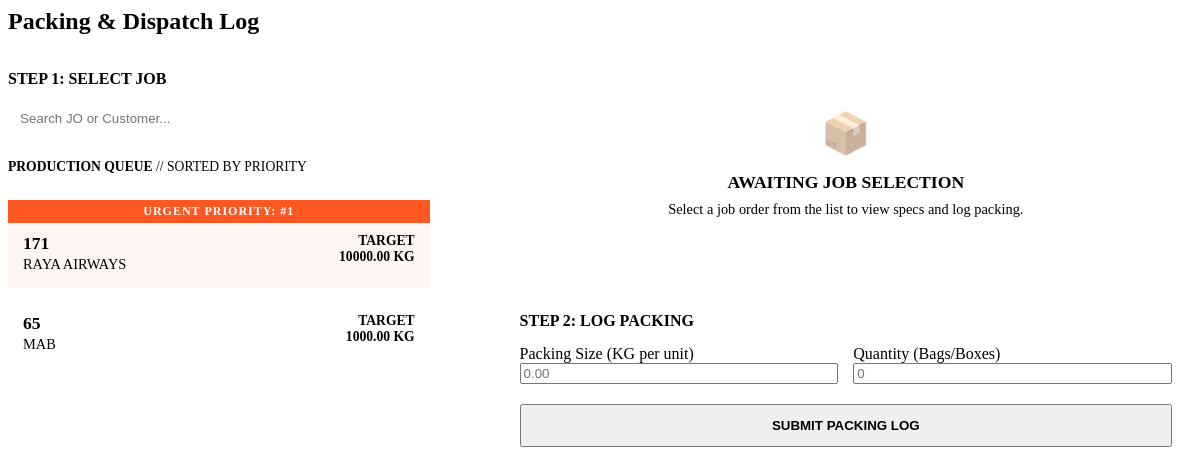
The page /get-packing/ (signed in) on the database its author committed.
### production/models.py (models this page shows, shortened)
class JobOrder(models.Model):
    jo_number = models.CharField(max_length=20, unique=True)
    customer = models.CharField(max_length=100)
    queue_position = models.PositiveIntegerField(
        default=100,
        help_text="Lower numbers run first (e.g., 1 is top priority). Use 100 for standard/un-queued jobs."
    )
    po_number = models.CharField(max_length=50, blank=True, default="-")
    target_delivery_date = models.DateField(null=True, blank=True)
    product_dimension = models.CharField(max_length=100, default="", help_text="e.g., 230 x 240 x 0.03")
    recipe = models.ForeignKey(Recipe, on_delete=models.SET_NULL, null=True, blank=True)
    printing_required = models.BooleanField(default=False)
    sealing_required = models.BooleanField(default=False)
    slitting_required = models.BooleanField(default=False)
    remarks = models.TextField(blank=True, default="-")
    wastage_buffer_percent = models.DecimalField(max_digits=5, decimal_places=2, default=10.00)
    order_quantity_kg = models.DecimalField(max_digits=10, decimal_places=2)
    total_est_material_kg = models.DecimalField(max_digits=10, decimal_places=2, editable=False, default=0)
    total_extrusion_wastage_kg = models.DecimalField(max_digits=10, decimal_places=2, default=Decimal('0.00'))
    total_cutting_wastage_kg = models.DecimalField(max_digits=10, decimal_places=2, default=0)
    total_extruded_kg = models.DecimalField(max_digits=10, decimal_places=2, default=0)
    total_cut_kg = models.DecimalField(max_digits=10, decimal_places=2, default=0)
    total_packed_kg = models.DecimalField(max_digits=10, decimal_places=2, default=0)
    total_shipped_kg = models.DecimalField(max_digits=10, decimal_places=2, default=0)
    is_completed = models.BooleanField(default=False, help_text="Mark as true when the entire order is finished.")
    class Meta:
        ordering = ['is_completed', 'queue_position', 'target_delivery_date']

### production/views.py (the view)
# urls.py: path('get-packing/', views.get_packing_form, name='get_packing'),
@login_required(login_url='login')
def get_packing_form(request):
    job_orders = JobOrder.objects.filter(
        is_completed=False,
        total_cut_kg__gt=F('total_packed_kg')
    ).order_by('queue_position', 'target_delivery_date', 'id')[:20]
    return render(request, 'production/partials/packing_form.html', {'job_orders': job_orders, 'dept': 'packing'})

### production/templates/production/partials/packing_form.html (shortened to what this page needs)
<div class="panel">
    <div class="panel-header" style="border-bottom: 2px solid var(--border-soft); padding-bottom: 15px; margin-bottom: 20px;">
        <h2 style="margin: 0; color: var(--text-primary);">Packing & Dispatch Log</h2>
    </div>
    <form hx-post="{% url 'submit_packing' %}" hx-target="#feedback-container" hx-disabled-elt="#packing-submit-btn">
        <div style="display: grid; grid-template-columns: 1fr 1.5fr; gap: 30px;">
            <div style="border-right: 2px solid var(--border-soft); padding-right: 30px;">
                <h3 style="margin-top: 0; color: var(--text-muted); font-size: 1rem; margin-bottom: 15px;">STEP 1: SELECT JOB</h3>
                <input type="text" name="q" placeholder="Search JO or Customer..."
                       hx-get="{% url 'search_jobs' %}?dept=packing"
                       hx-target="#packing-jo-list"
                       hx-trigger="keyup changed delay:300ms"
                       hx-params="q"
                       style="width: 100%; border: 1px solid var(--border-hard); padding: 8px 12px; border-radius: 4px; margin-bottom: 15px;">
                <div id="packing-jo-list" style="max-height: 450px; overflow-y: auto; border-top: 1px dashed var(--border-soft); padding-top: 10px;">
                    {% include 'production/partials/job_radio_list.html' %}
                </div>
            </div>
            <div>
                <div id="job-specs-container">
                    <div style="padding: 40px 20px; text-align: center; color: var(--text-muted); border: 2px dashed var(--border-soft); border-radius: var(--radius); margin-bottom: 20px;">
                        <div style="font-size: 2.5rem; margin-bottom: 15px; opacity: 0.5;">📦</div>
                        <p style="font-weight: bold; text-transform: uppercase; margin: 0; font-size: 1.1rem;">Awaiting Job Selection</p>
                        <p style="font-size: 0.9rem; color: var(--border-hard); margin-top: 8px;">Select a job order from the list to view specs and log packing.</p>
                    </div>
                </div>
                <div style="background: var(--bg-floor); padding: 20px; border-radius: var(--radius); border: 1px solid var(--border-soft);">
                    <h3 style="margin-top: 0; margin-bottom: 15px; font-size: 1rem; color: var(--text-muted);">STEP 2: LOG PACKING</h3>
                    <div style="display: grid; grid-template-columns: 1fr 1fr; gap: 15px;">
                        <div>
                            <label class="input-label">Packing Size (KG per unit)</label>
                            <input type="number" name="packing_size" step="0.01" min="0.01" required class="text-mono" placeholder="0.00" style="width: 100%;" value="{{ request.POST.packing_size|default:'' }}">
                        </div>
                        <div>
                            <label class="input-label">Quantity (Bags/Boxes)</label>
                            <input type="number" name="quantity" step="1" min="1" required class="text-mono" placeholder="0" style="width: 100%;" value="{{ request.POST.quantity|default:'' }}">
                        </div>
                    </div>
                    <button id="packing-submit-btn" type="submit" class="btn btn-primary" style="margin-top: 20px; width: 100%; padding: 12px; font-weight: bold;">SUBMIT PACKING LOG</button>
                </div>
            </div>
        </div>
    </form>
</div>

### production/templates/production/partials/job_radio_list.html (shortened to what this page needs)
<div style="max-height: 400px; overflow-y: auto; padding-right: 10px;">
    <div style="margin-bottom: 15px; padding-bottom: 10px; border-bottom: 1px dashed var(--border-soft); color: var(--text-muted); font-size: 0.85rem; text-transform: uppercase;">
        <strong>Production Queue</strong> // Sorted by Priority
    </div>
    {% for jo in job_orders %}
    <div>
        <label for="jo_{{ jo.id }}" class="radio-label {% if jo.queue_position <= 5 %}urgent-job{% endif %}">
            {% if jo.queue_position <= 5 %}
                <div style="background: #ff5722; color: white; padding: 4px 10px; font-size: 0.75rem; font-weight: bold; margin: -15px -15px 10px -15px; text-align: center; letter-spacing: 1px;">
                    URGENT PRIORITY: #{{ jo.queue_position }}
                </div>
            {% elif jo.queue_position < 100 %}
                <div style="background: var(--border-hard); color: white; padding: 4px 10px; font-size: 0.75rem; font-weight: bold; margin: -15px -15px 10px -15px; text-align: center; letter-spacing: 1px;">
                    QUEUE POSITION: #{{ jo.queue_position }}
                </div>
            {% endif %}
            <div style="display: flex; justify-content: space-between; align-items: flex-start;">
                <div>
                    <div style="font-weight: bold; font-size: 1.1rem; color: var(--text-primary);">{{ jo.jo_number }}</div>
                    <div style="color: var(--text-muted); font-size: 0.9rem; margin-top: 2px;">{{ jo.customer }}</div>
                </div>
                <div class="text-mono" style="font-size: 0.85rem; color: var(--action-blue); font-weight: bold; text-align: right;">
                    TARGET<br>{{ jo.order_quantity_kg }} KG
                </div>
            </div>
        </label>
    </div>
    {% empty %}
    <div style="padding: 15px; text-align: center; color: var(--text-muted); font-style: italic;">
        No pending jobs found.
    </div>
    {% endfor %}
</div>

### production/templates/production/partials/job_radio_list.html (style rules this page uses)
.radio-label { display: block; padding: 15px; margin-bottom: 10px; cursor: pointer; transition: 0.2s ease; background-color: var(--surface); border: 2px solid var(--border-soft); border-radius: var(--radius); position: relative; overflow: hidden; }
.urgent-job { border-color: #ff5722 !important; background-color: rgba(255, 87, 34, 0.05); }

### rows shown on the page
JobOrder: queue_position "1", jo_number "171", customer "RAYA AIRWAYS", order_quantity_kg "10000.00"
JobOrder: jo_number "65", customer "MAB", order_quantity_kg "1000.00"
